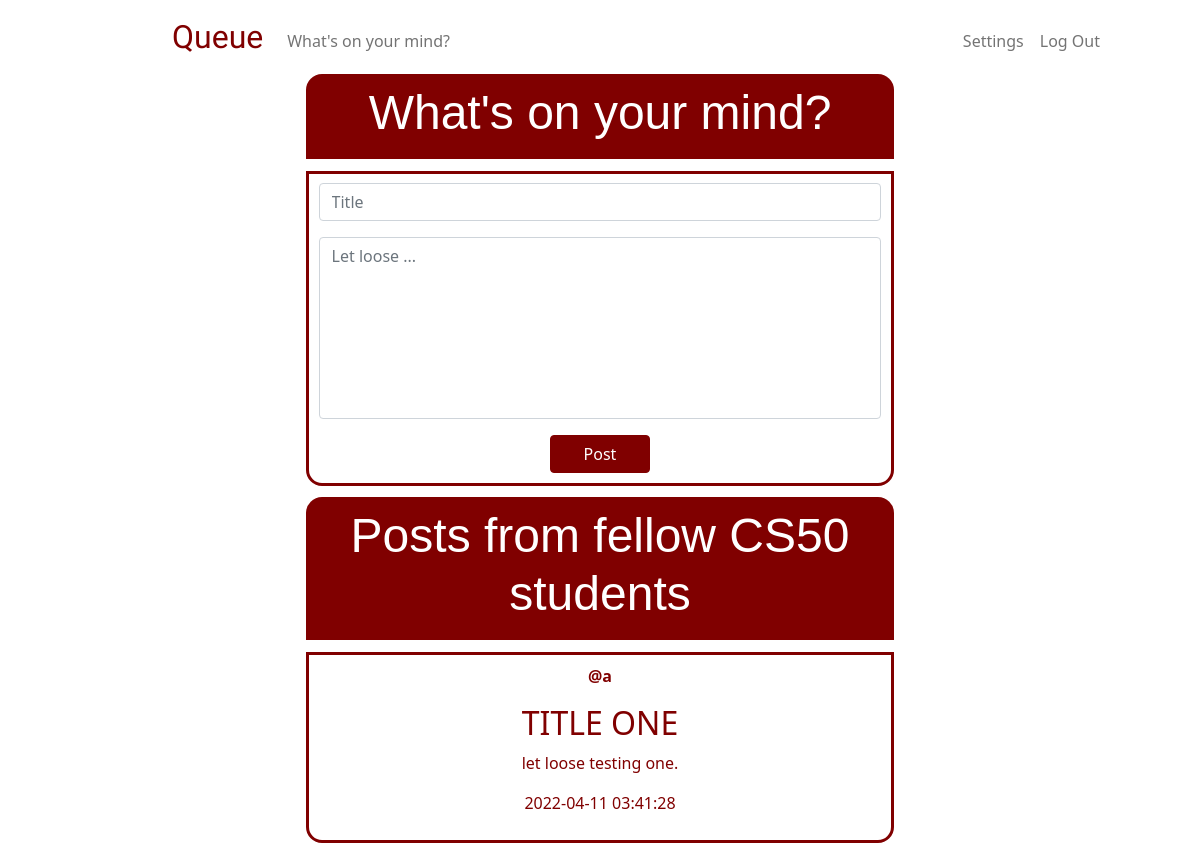
Page / (signed in) on the earlier database version.
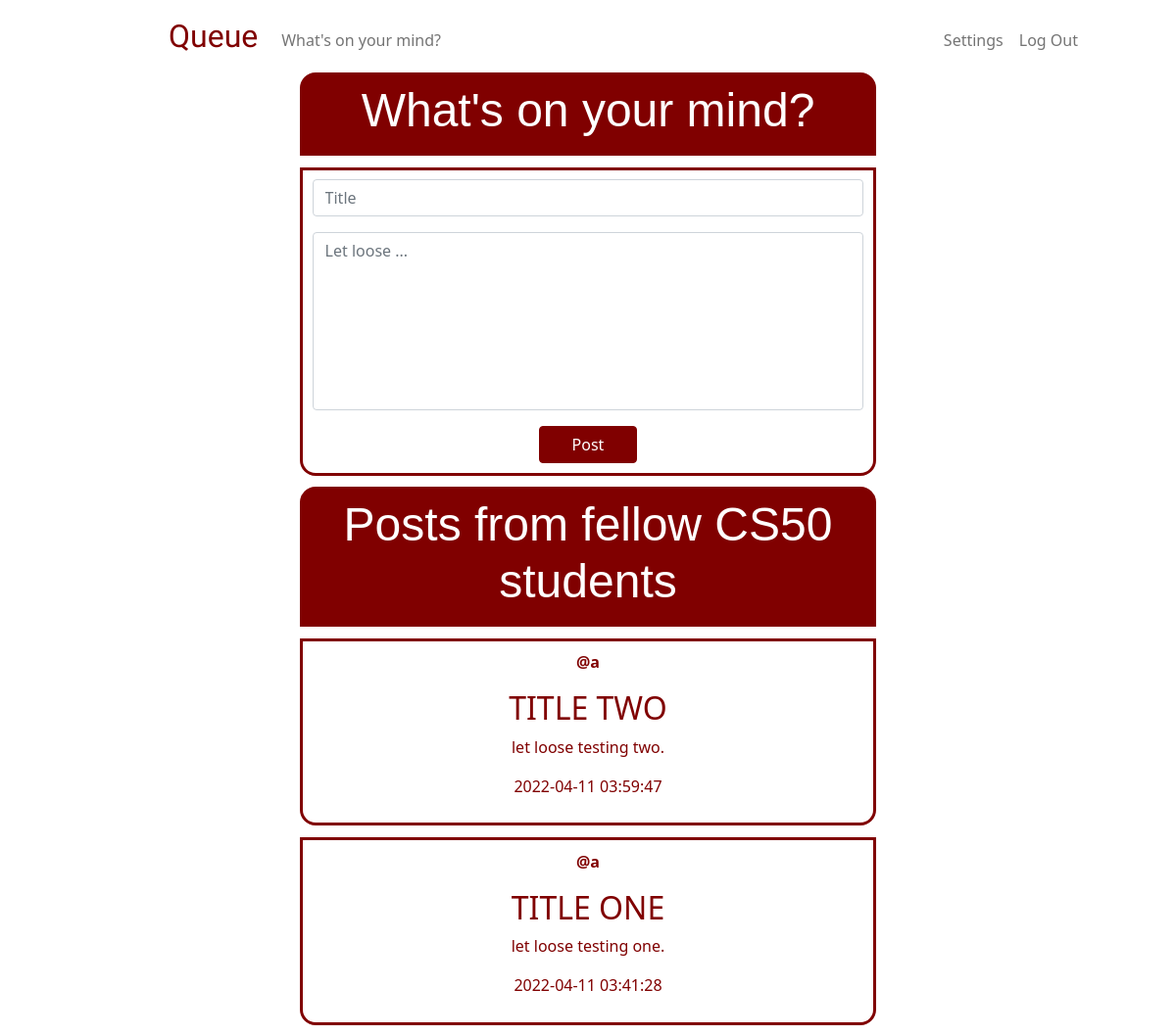
Same page on the later database version.
### tables this page shows
CREATE TABLE 'posts' ('id' INTEGER PRIMARY KEY NOT NULL, 'content' TEXT NOT NULL, 'time' DATETIME DEFAULT CURRENT_TIMESTAMP, title TEXT, 'user_id'  INTEGER NOT NULL  , 'username' TEXT);

### app.py (the view)
@app.route("/", methods=["GET", "POST"])
@login_required
def home():
    if request.method == "POST":
        if not request.form.get("title"):
            return apology("must provide title", 400)
        elif not request.form.get("content"):
            return apology("Nothing is on your mind?", 400)
        else:
            user = db.execute ("SELECT username FROM users WHERE id = ?", session["user_id"])
            username = user[0]["username"]
            title = request.form.get("title")
            content = request.form.get("content")
            db.execute("INSERT INTO posts (username, user_id, title, content) VALUES (?, ?, ?, ?)", username, session["user_id"], title, content)
            posts = db.execute("SELECT * FROM posts ORDER BY time DESC")
            return render_template("home.html", posts=posts)
    else:
        posts = db.execute("SELECT * FROM posts ORDER BY time DESC")
        return render_template("home.html", posts=posts)

### helpers.py (called while the page is built)
def login_required(f):
    @wraps(f)
    def decorated_function(*args, **kwargs):
        if session.get("user_id") is None:
            return redirect("/login")
        return f(*args, **kwargs)
    return decorated_function

### templates/home.html (shortened to what this page needs)
{% extends "layout.html" %}
{% block main %}
    <div class="users-post-header">
        <h1> What's on your mind? </h1>
    </div>
    <div class="users-post-container">
        <form action="/" method="post">
            <div class="mb-3">
                <input class="form-control" id="title" name="title" placeholder="Title" type="text" >
            </div>
            <div class="mb-3">
                <textarea class="form-control" id="content" name="content" placeholder="Let loose ..." rows = "7" maxlength="500" style="resize: none"></textarea>
            </div>
            <button class="btn btn-primary" id="home-button" type="submit"> Post </button>
        </form>
    </div>
    <div class="others-post-header">
        <h1> Posts from fellow CS50 students </h1>
    </div>
        <table>
            <tbody>
                {% for post in posts %}
                <div class="users-post-container">
                        <p><strong> @{{ post["username"] }} </strong></p>
                         <h2>{{ post["title"] }} </h2>
                        <p>{{ post["content"] }} </p>
                        <p>{{ post["time"] }} </p>
                </div>
                {% endfor %}
            </tbody>
        </table>
{% endblock %}

### templates/layout.html (shortened to what this page needs)
<!DOCTYPE html>
<html lang="en">
    <head>
        <link href="https://cdn.jsdelivr.net/npm/bootstrap@5.1.3/dist/css/bootstrap.min.css" rel="stylesheet">
        <link href="/static/styles.css" rel="stylesheet">
    </head>
    <body>
        <nav class="bg-light navbar navbar-expand-md navbar-light" id="white-bg">
            <div class="container-fluid">
                <a class="navbar-brand" href="/" id="logo">Queue</a>
                <div class="collapse navbar-collapse" id="navbar">
                    {% if session["user_id"] %}
                        <ul class="navbar-nav me-auto mt-2">
                            <li class="nav-item"><a class="nav-link" href="/quote">What's on your mind?</a></li>
                        </ul>
                        <ul class="navbar-nav ms-auto mt-2" id="rem5-right-padding">
                            <li class="nav-item"><a class="nav-link" href="/password">Settings</a></li>
                            <li class="nav-item"><a class="nav-link" href="/logout">Log Out</a></li>
                        </ul>
                    {% else %}
                        <ul class="navbar-nav ms-auto mt-1" id="rem5-right-padding">
                            <li class="nav-item"><a class="nav-link" href="/register">Register</a></li>
                            <li class="nav-item"><a class="nav-link" href="/login">Log In</a></li>
                        </ul>
                    {% endif %}
                </div>
            </div>
        </nav>
        <main class="container-fluid text-center">
            {% block main %}{% endblock %}
        </main>
    </body>
</html>

### static/styles.css (style rules this page uses)
#white-bg { background-color: white !important; }
nav .navbar-brand { font-size: xx-large; }
#logo { font-family: 'ZCOOL XiaoWei', serif; color: rgb(128, 0, 0); padding-left: 10rem; }
.users-post-header { background-color: rgb(128, 0, 0); color: rgb(255, 255, 255); margin-right: 25%; margin-left: 25%; padding: 0.6rem; text-align: center; border-radius: 1rem 1rem 0 0; }
.users-post-container { background-color: rgba(255, 255, 255, 0.9); border: solid; border-width: 3.5px; border-color: rgb(128, 0, 0); color: rgb(128, 0, 0); margin: 1% 25% 1% 25%; padding: 0.6rem; text-align: center; border-radius: 0 0 1rem 1rem; }
.others-post-header { background-color: rgb(128, 0, 0); color: rgb(255, 255, 255); margin-right: 25%; margin-left: 25%; padding: 0.6rem; text-align: center; border-radius: 1rem 1rem 0 0; }
#home-button { background-color: rgb(128, 0, 0); color: rgb(255, 255, 255); border-color: rgb(128, 0, 0); width:100px; font-size: 16px; }
#rem5-right-padding { padding-right: 5rem !important; }
h1 { font-family: 'Montserrat', sans-serif; font-size: 48px; }

Differences in the rows shown:
added posts: username "a", title "TITLE TWO", content "let loose testing two.", time "2022-04-11 03:59:47"
